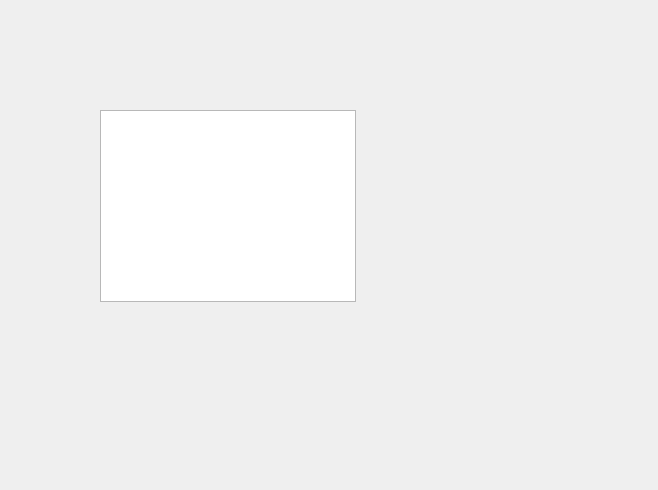
<?xml version="1.0" encoding="UTF-8"?>
<ui version="4.0">
 <class>DialogDatabase</class>
 <widget class="QDialog" name="DialogDatabase">
  <property name="geometry">
   <rect>
    <x>0</x>
    <y>0</y>
    <width>658</width>
    <height>490</height>
   </rect>
  </property>
  <property name="windowTitle">
   <string>Dialog</string>
  </property>
  <widget class="QTableView" name="tableView">
   <property name="geometry">
    <rect>
     <x>100</x>
     <y>110</y>
     <width>256</width>
     <height>192</height>
    </rect>
   </property>
  </widget>
 </widget>
 <resources/>
 <connections/>
</ui>
